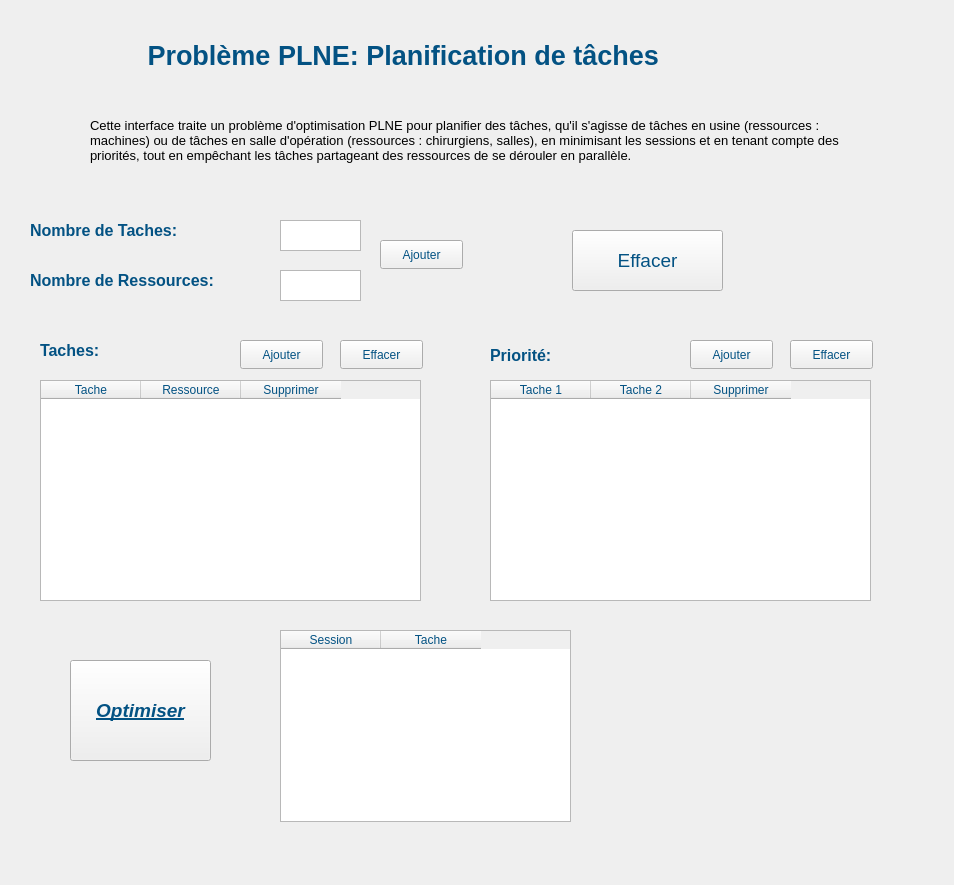
<?xml version="1.0" encoding="UTF-8"?>
<ui version="4.0">
 <class>Form</class>
 <widget class="QWidget" name="Form">
  <property name="geometry">
   <rect>
    <x>0</x>
    <y>0</y>
    <width>954</width>
    <height>885</height>
   </rect>
  </property>
  <property name="palette">
   <palette>
    <active>
     <colorrole role="WindowText">
      <brush brushstyle="SolidPattern">
       <color alpha="255">
        <red>3</red>
        <green>82</green>
        <blue>131</blue>
       </color>
      </brush>
     </colorrole>
     <colorrole role="BrightText">
      <brush brushstyle="SolidPattern">
       <color alpha="255">
        <red>255</red>
        <green>255</green>
        <blue>255</blue>
       </color>
      </brush>
     </colorrole>
     <colorrole role="ButtonText">
      <brush brushstyle="SolidPattern">
       <color alpha="255">
        <red>3</red>
        <green>82</green>
        <blue>131</blue>
       </color>
      </brush>
     </colorrole>
     <colorrole role="Highlight">
      <brush brushstyle="SolidPattern">
       <color alpha="255">
        <red>3</red>
        <green>82</green>
        <blue>131</blue>
       </color>
      </brush>
     </colorrole>
    </active>
    <inactive>
     <colorrole role="WindowText">
      <brush brushstyle="SolidPattern">
       <color alpha="255">
        <red>3</red>
        <green>82</green>
        <blue>131</blue>
       </color>
      </brush>
     </colorrole>
     <colorrole role="BrightText">
      <brush brushstyle="SolidPattern">
       <color alpha="255">
        <red>255</red>
        <green>255</green>
        <blue>255</blue>
       </color>
      </brush>
     </colorrole>
     <colorrole role="ButtonText">
      <brush brushstyle="SolidPattern">
       <color alpha="255">
        <red>3</red>
        <green>82</green>
        <blue>131</blue>
       </color>
      </brush>
     </colorrole>
     <colorrole role="Highlight">
      <brush brushstyle="SolidPattern">
       <color alpha="255">
        <red>3</red>
        <green>82</green>
        <blue>131</blue>
       </color>
      </brush>
     </colorrole>
    </inactive>
    <disabled>
     <colorrole role="BrightText">
      <brush brushstyle="SolidPattern">
       <color alpha="255">
        <red>255</red>
        <green>255</green>
        <blue>255</blue>
       </color>
      </brush>
     </colorrole>
    </disabled>
   </palette>
  </property>
  <property name="focusPolicy">
   <enum>Qt::TabFocus</enum>
  </property>
  <property name="windowTitle">
   <string>Form</string>
  </property>
  <widget class="QLabel" name="label">
   <property name="geometry">
    <rect>
     <x>30</x>
     <y>220</y>
     <width>221</width>
     <height>20</height>
    </rect>
   </property>
   <property name="palette">
    <palette>
     <active>
      <colorrole role="WindowText">
       <brush brushstyle="SolidPattern">
        <color alpha="255">
         <red>3</red>
         <green>82</green>
         <blue>131</blue>
        </color>
       </brush>
      </colorrole>
     </active>
     <inactive>
      <colorrole role="WindowText">
       <brush brushstyle="SolidPattern">
        <color alpha="255">
         <red>3</red>
         <green>82</green>
         <blue>131</blue>
        </color>
       </brush>
      </colorrole>
     </inactive>
     <disabled/>
    </palette>
   </property>
   <property name="font">
    <font>
     <pointsize>12</pointsize>
     <bold>true</bold>
    </font>
   </property>
   <property name="text">
    <string>Nombre de Taches:</string>
   </property>
  </widget>
  <widget class="QTextEdit" name="text1">
   <property name="geometry">
    <rect>
     <x>280</x>
     <y>220</y>
     <width>81</width>
     <height>31</height>
    </rect>
   </property>
  </widget>
  <widget class="QTextEdit" name="text2">
   <property name="geometry">
    <rect>
     <x>280</x>
     <y>270</y>
     <width>81</width>
     <height>31</height>
    </rect>
   </property>
  </widget>
  <widget class="QLabel" name="label_2">
   <property name="geometry">
    <rect>
     <x>30</x>
     <y>270</y>
     <width>231</width>
     <height>20</height>
    </rect>
   </property>
   <property name="palette">
    <palette>
     <active>
      <colorrole role="WindowText">
       <brush brushstyle="SolidPattern">
        <color alpha="255">
         <red>3</red>
         <green>82</green>
         <blue>131</blue>
        </color>
       </brush>
      </colorrole>
     </active>
     <inactive>
      <colorrole role="WindowText">
       <brush brushstyle="SolidPattern">
        <color alpha="255">
         <red>3</red>
         <green>82</green>
         <blue>131</blue>
        </color>
       </brush>
      </colorrole>
     </inactive>
     <disabled/>
    </palette>
   </property>
   <property name="font">
    <font>
     <pointsize>12</pointsize>
     <bold>true</bold>
    </font>
   </property>
   <property name="text">
    <string>Nombre de Ressources:</string>
   </property>
  </widget>
  <widget class="QTableWidget" name="table">
   <property name="geometry">
    <rect>
     <x>40</x>
     <y>380</y>
     <width>381</width>
     <height>221</height>
    </rect>
   </property>
   <column>
    <property name="text">
     <string>Tache</string>
    </property>
   </column>
   <column>
    <property name="text">
     <string>Ressource</string>
    </property>
   </column>
   <column>
    <property name="text">
     <string>Supprimer</string>
    </property>
   </column>
  </widget>
  <widget class="QPushButton" name="button2">
   <property name="geometry">
    <rect>
     <x>380</x>
     <y>240</y>
     <width>83</width>
     <height>29</height>
    </rect>
   </property>
   <property name="text">
    <string>Ajouter</string>
   </property>
  </widget>
  <widget class="QLabel" name="label3">
   <property name="geometry">
    <rect>
     <x>40</x>
     <y>340</y>
     <width>141</width>
     <height>20</height>
    </rect>
   </property>
   <property name="palette">
    <palette>
     <active>
      <colorrole role="WindowText">
       <brush brushstyle="SolidPattern">
        <color alpha="255">
         <red>3</red>
         <green>82</green>
         <blue>131</blue>
        </color>
       </brush>
      </colorrole>
     </active>
     <inactive>
      <colorrole role="WindowText">
       <brush brushstyle="SolidPattern">
        <color alpha="255">
         <red>3</red>
         <green>82</green>
         <blue>131</blue>
        </color>
       </brush>
      </colorrole>
     </inactive>
     <disabled/>
    </palette>
   </property>
   <property name="font">
    <font>
     <pointsize>12</pointsize>
     <bold>true</bold>
    </font>
   </property>
   <property name="text">
    <string>Taches:</string>
   </property>
  </widget>
  <widget class="QPushButton" name="button3">
   <property name="geometry">
    <rect>
     <x>240</x>
     <y>340</y>
     <width>83</width>
     <height>29</height>
    </rect>
   </property>
   <property name="text">
    <string>Ajouter</string>
   </property>
  </widget>
  <widget class="QPushButton" name="button4">
   <property name="geometry">
    <rect>
     <x>340</x>
     <y>340</y>
     <width>83</width>
     <height>29</height>
    </rect>
   </property>
   <property name="text">
    <string>Effacer</string>
   </property>
  </widget>
  <widget class="QPushButton" name="button5">
   <property name="geometry">
    <rect>
     <x>690</x>
     <y>340</y>
     <width>83</width>
     <height>29</height>
    </rect>
   </property>
   <property name="text">
    <string>Ajouter</string>
   </property>
  </widget>
  <widget class="QPushButton" name="button6">
   <property name="geometry">
    <rect>
     <x>790</x>
     <y>340</y>
     <width>83</width>
     <height>29</height>
    </rect>
   </property>
   <property name="text">
    <string>Effacer</string>
   </property>
  </widget>
  <widget class="QLabel" name="label1">
   <property name="geometry">
    <rect>
     <x>490</x>
     <y>340</y>
     <width>81</width>
     <height>31</height>
    </rect>
   </property>
   <property name="palette">
    <palette>
     <active>
      <colorrole role="WindowText">
       <brush brushstyle="SolidPattern">
        <color alpha="255">
         <red>3</red>
         <green>82</green>
         <blue>131</blue>
        </color>
       </brush>
      </colorrole>
     </active>
     <inactive>
      <colorrole role="WindowText">
       <brush brushstyle="SolidPattern">
        <color alpha="255">
         <red>3</red>
         <green>82</green>
         <blue>131</blue>
        </color>
       </brush>
      </colorrole>
     </inactive>
     <disabled/>
    </palette>
   </property>
   <property name="font">
    <font>
     <pointsize>12</pointsize>
     <bold>true</bold>
    </font>
   </property>
   <property name="text">
    <string>Priorité:</string>
   </property>
  </widget>
  <widget class="QTableWidget" name="table2">
   <property name="geometry">
    <rect>
     <x>490</x>
     <y>380</y>
     <width>381</width>
     <height>221</height>
    </rect>
   </property>
   <column>
    <property name="text">
     <string>Tache 1</string>
    </property>
   </column>
   <column>
    <property name="text">
     <string>Tache 2</string>
    </property>
   </column>
   <column>
    <property name="text">
     <string>Supprimer</string>
    </property>
   </column>
  </widget>
  <widget class="QPushButton" name="calc">
   <property name="geometry">
    <rect>
     <x>70</x>
     <y>660</y>
     <width>141</width>
     <height>101</height>
    </rect>
   </property>
   <property name="font">
    <font>
     <pointsize>14</pointsize>
     <italic>true</italic>
     <bold>true</bold>
     <underline>true</underline>
    </font>
   </property>
   <property name="text">
    <string>Optimiser</string>
   </property>
  </widget>
  <widget class="QTableWidget" name="resTable">
   <property name="geometry">
    <rect>
     <x>280</x>
     <y>630</y>
     <width>291</width>
     <height>192</height>
    </rect>
   </property>
   <column>
    <property name="text">
     <string>Session</string>
    </property>
   </column>
   <column>
    <property name="text">
     <string>Tache</string>
    </property>
   </column>
  </widget>
  <widget class="QPushButton" name="clearButton">
   <property name="geometry">
    <rect>
     <x>572</x>
     <y>230</y>
     <width>151</width>
     <height>61</height>
    </rect>
   </property>
   <property name="font">
    <font>
     <pointsize>14</pointsize>
    </font>
   </property>
   <property name="text">
    <string>Effacer</string>
   </property>
  </widget>
  <widget class="QLabel" name="label_3">
   <property name="geometry">
    <rect>
     <x>140</x>
     <y>30</y>
     <width>631</width>
     <height>51</height>
    </rect>
   </property>
   <property name="font">
    <font>
     <pointsize>20</pointsize>
     <bold>true</bold>
    </font>
   </property>
   <property name="text">
    <string> Problème PLNE: Planification de tâches</string>
   </property>
  </widget>
  <widget class="QLabel" name="resLabel">
   <property name="geometry">
    <rect>
     <x>270</x>
     <y>680</y>
     <width>441</width>
     <height>51</height>
    </rect>
   </property>
   <property name="font">
    <font>
     <pointsize>16</pointsize>
    </font>
   </property>
   <property name="text">
    <string/>
   </property>
  </widget>
  <widget class="QLabel" name="label_4">
   <property name="geometry">
    <rect>
     <x>90</x>
     <y>90</y>
     <width>761</width>
     <height>101</height>
    </rect>
   </property>
   <property name="palette">
    <palette>
     <active>
      <colorrole role="WindowText">
       <brush brushstyle="SolidPattern">
        <color alpha="255">
         <red>0</red>
         <green>0</green>
         <blue>0</blue>
        </color>
       </brush>
      </colorrole>
     </active>
     <inactive>
      <colorrole role="WindowText">
       <brush brushstyle="SolidPattern">
        <color alpha="255">
         <red>0</red>
         <green>0</green>
         <blue>0</blue>
        </color>
       </brush>
      </colorrole>
     </inactive>
     <disabled/>
    </palette>
   </property>
   <property name="font">
    <font>
     <pointsize>10</pointsize>
    </font>
   </property>
   <property name="text">
    <string>Cette interface traite un problème d'optimisation PLNE pour planifier des tâches, qu'il s'agisse de tâches en usine (ressources : machines) ou de tâches en salle d'opération (ressources : chirurgiens, salles), en minimisant les sessions et en tenant compte des priorités, tout en empêchant les tâches partageant des ressources de se dérouler en parallèle.</string>
   </property>
   <property name="wordWrap">
    <bool>true</bool>
   </property>
  </widget>
 </widget>
 <resources/>
 <connections/>
</ui>
